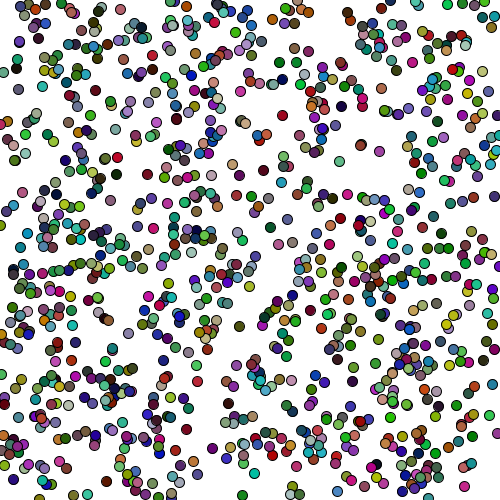
Frame 1 (no input)
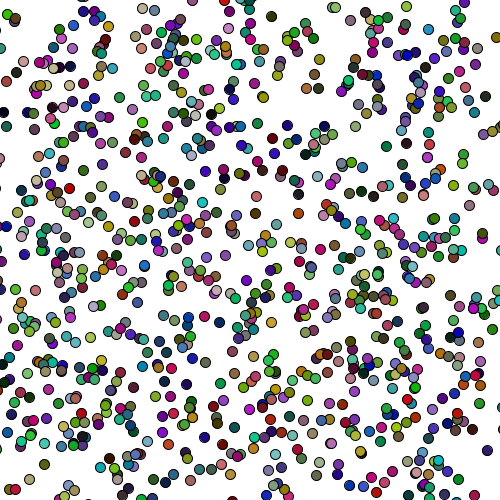
Frame 60 (the mouse pressed at the canvas centre just before this capture)
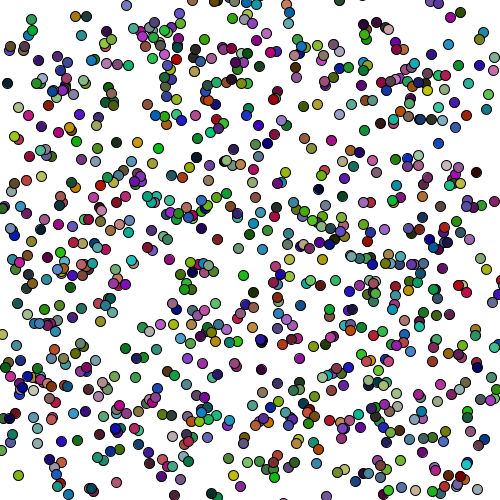
Frame 120 (the mouse held since frame 60 and released just before this capture)

The Processing sketch that drew these frames (run headless with seeded random() and noise(); from frame 60 on, the mouse is pressed at the canvas centre):

// Processing sketch: processing_168900
// ── processing_168900.pde


Cell[] myCells = new Cell[999];


void setup() {
  size(500, 500);
  for (int i = 0; i < myCells.length; i ++) {
    myCells[i] = new Cell();
  }
}

void draw() {
  background(255);
  for (int i=0; i< myCells.length; i++) {
    myCells[i].display();
    myCells[i].update();
  }
}

//this is the cell classe. We defnie it in two parts. First we delare its variables:

class Cell{
  
  float xlocation;
  float ylocation;
  float dia;
  boolean isseed;
  float cellred, cellgreen, cellblue;
  float lineweight;
    float a = 200;
    float b = 200;
  float c = 200;
  
//then we construct it - using a 'constructor 
  
  Cell(){
  
    xlocation = random(0,500);
    ylocation = random(0,500);
    dia = 10;
    isseed = false;
    cellred = 255;
    cellgreen = 255;
    cellblue = 255;
    lineweight = 0.1;
  }
  
  void display(){
    stroke(lineweight);
     float r=random(a);
        float r2=random(b);
        float r3=random(c);

    fill(r,r2,r3);
    ellipse(xlocation, ylocation, dia,dia);
  }
  void update(){
    xlocation = xlocation+random(-5,5);
    ylocation = ylocation+random(-5,5);
  }
}


  
  
    
  
